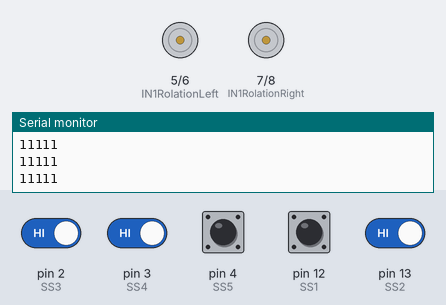
A sketch run on a simulated Arduino Uno, built with avr-gcc and run on an emulated ATmega328P. Parts: motor-driver pin pairs drawn as motors (green arrow = first pin HIGH = forward, orange = second pin HIGH = backward, longer = more drive, scaled by the enable pin), the last lines printed to the serial monitor. The inputs (shaded band) are chosen by the test bench; at power-on: pin 2 (SS3), pin 3 (SS4), pin 4 (SS5), pin 12 (SS1), pin 13 (SS2) HIGH.

Above: at 1.2 s.
1.3 s: pin 2 (SS3) driven LOW
At 2.4 s:
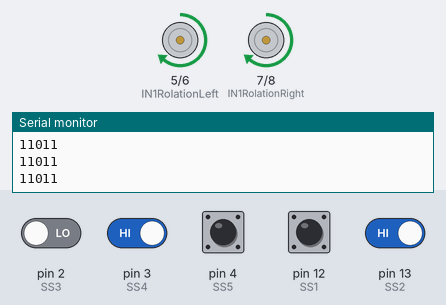
2.8 s: pin 2 (SS3) driven HIGH and pin 3 (SS4) driven LOW
At 3.5 s:
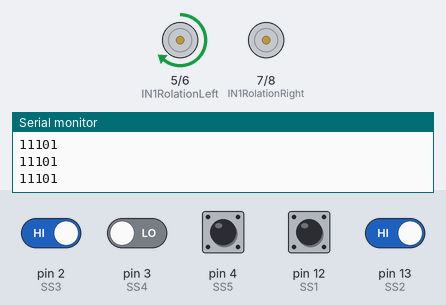
4.3 s: pin 3 (SS4) driven HIGH and pin 13 (SS2) driven LOW
At 4.7 s:
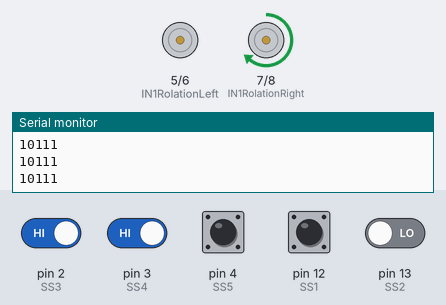
5.8 s: pin 3 (SS4) driven LOW
At 7.0 s:
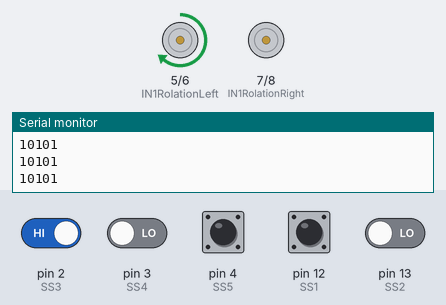
7.3 s: pin 3 (SS4) driven HIGH
At 8.1 s:
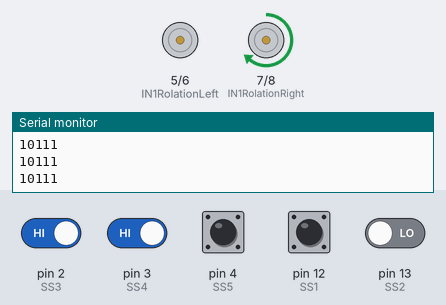
Timing chart, 0 to 9.8 s (numbered marks = the images above; inputs shaded):
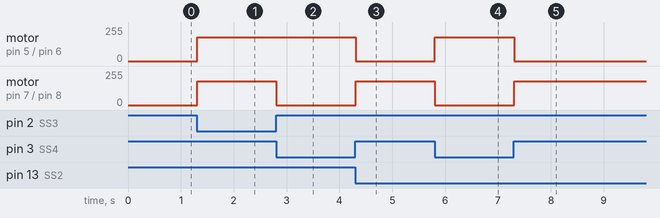

Measured:
- after the input at 1.3 s, motor on pin 5 (IN1RolationLeft) / pin 6 (IN2RolationLeft), motor on pin 7 (IN1RolationRight) / pin 8 (IN2RolationRight): stopped → forward 180/255 at once
- after the input at 2.8 s, motor on pin 7 (IN1RolationRight) / pin 8 (IN2RolationRight): forward 180/255 → stopped at once
- after the input at 4.3 s, motor on pin 5 (IN1RolationLeft) / pin 6 (IN2RolationLeft): forward 180/255 → stopped at once; motor on pin 7 (IN1RolationRight) / pin 8 (IN2RolationRight): stopped → forward 180/255 at once
- after the input at 5.8 s, motor on pin 5 (IN1RolationLeft) / pin 6 (IN2RolationLeft): stopped → forward 180/255 at once; motor on pin 7 (IN1RolationRight) / pin 8 (IN2RolationRight): forward 180/255 → stopped at once
- after the input at 7.3 s, motor on pin 5 (IN1RolationLeft) / pin 6 (IN2RolationLeft): forward 180/255 → stopped at once; motor on pin 7 (IN1RolationRight) / pin 8 (IN2RolationRight): stopped → forward 180/255 at once

The sketch:

code.ino
```cpp
/* Control of line following robot
connection
            pin12 SS1
            pin13 SS2
            pin2 SS3
            pin3 SS4
            pin4 SS5
            pin5 IN1
            pin6 IN2
            pin7 IN3
            pin8 IN4
            pin9 EnA left motor
            pin10 EnB right motor

left motor pin5 pin6
            H    L    Forward
            L    H    Backword
            L    L    Stop
right motor pin7 pin8
            H    L    Forward
            L    H    Backward
            L    L    Stop
*/
int SS1 = 12, SS2 = 13, SS3 = 2, SS4 = 3, SS5 = 4, IN1RolationLeft = 5, IN2RolationLeft = 6, IN1RolationRight = 7, IN2RolationRight = 8,
EnLeftMotor = 9, EnRightMotor = 10;

void setup()
{
  Serial.begin(9600);
  pinMode(SS1, INPUT);
  pinMode(SS2, INPUT);
  pinMode(SS3, INPUT);
  pinMode(SS4, INPUT);
  pinMode(SS5, INPUT);
  pinMode(IN1RolationLeft, OUTPUT);
  pinMode(IN2RolationLeft, OUTPUT);
  pinMode(IN1RolationRight, OUTPUT);
  pinMode(IN2RolationRight, OUTPUT);
  pinMode(EnLeftMotor, OUTPUT);
  pinMode(EnRightMotor, OUTPUT);

  digitalWrite(IN1RolationLeft, LOW);
  digitalWrite(IN2RolationLeft, LOW);
  digitalWrite(IN1RolationRight, LOW);
  digitalWrite(IN2RolationRight, LOW);
  digitalWrite(EnLeftMotor, LOW);
  digitalWrite(EnRightMotor, LOW);
}
void loop()
{
  int Sensor1 = digitalRead(SS1), Sensor2 = digitalRead(SS2), Sensor3 = digitalRead(SS3), Sensor4 = digitalRead(SS4),
            Sensor5 = digitalRead(SS5), pwm = 180;

  Serial.print(Sensor1);
  Serial.print(Sensor2);
  Serial.print(Sensor3);
  Serial.print(Sensor4);
  Serial.println(Sensor5);


  if(Sensor1 == LOW && Sensor2 == LOW && Sensor3 == LOW && Sensor4 == LOW && Sensor5 == LOW)
  {
    Stop();
  }
  else if(Sensor3 == LOW)
  {
    Forward(pwm);
  }
  else if(Sensor4 == LOW)
  {
    TurnRight(pwm);
  }
  else if(Sensor2 == LOW)
  {
    TurnLeft(pwm);
  }

}
void Forward(int speed)
{
  digitalWrite(IN1RolationLeft, HIGH);
  digitalWrite(IN2RolationLeft, LOW);
  analogWrite(EnLeftMotor, speed);

  digitalWrite(IN1RolationRight, HIGH);
  digitalWrite(IN2RolationRight, LOW);
  analogWrite(EnRightMotor, speed);

}
void Backward(int speed)
{
  digitalWrite(IN1RolationLeft, LOW);
  digitalWrite(IN2RolationLeft, HIGH);
  analogWrite(EnLeftMotor, speed);

  digitalWrite(IN1RolationRight, LOW);
  digitalWrite(IN2RolationRight, HIGH);
  analogWrite(EnRightMotor, speed);

}
void Stop()
{
   digitalWrite(IN1RolationLeft, LOW);
   digitalWrite(IN2RolationLeft, LOW);
   digitalWrite(IN1RolationRight, LOW);
   digitalWrite(IN2RolationRight, LOW);
}
void TurnLeft(int speed)
{
   digitalWrite(IN1RolationLeft, LOW);
   digitalWrite(IN2RolationLeft, LOW);
   analogWrite(EnLeftMotor, 0);

   digitalWrite(IN1RolationRight, HIGH);
   digitalWrite(IN2RolationRight, LOW);
   analogWrite(EnRightMotor, speed);
}

void TurnRight(int speed)
{
   digitalWrite(IN1RolationRight, LOW);
   digitalWrite(IN2RolationRight, LOW);
   analogWrite(EnRightMotor, 0);

   digitalWrite(IN1RolationLeft, HIGH);
   digitalWrite(IN2RolationLeft, LOW);
   analogWrite(EnLeftMotor, speed);
}
void RotateRight(int speed)
{
   digitalWrite(IN1RolationLeft, HIGH);
   digitalWrite(IN2RolationLeft, LOW);
   analogWrite(EnLeftMotor, speed);

   digitalWrite(IN1RolationRight, LOW);
   digitalWrite(IN2RolationRight, HIGH);
   analogWrite(EnRightMotor, speed);
}
void RotateLeft(int speed)
{
   digitalWrite(IN1RolationRight, HIGH);
   digitalWrite(IN2RolationRight, LOW);
   analogWrite(EnRightMotor, speed);

   digitalWrite(IN1RolationLeft, LOW);
   digitalWrite(IN2RolationLeft, HIGH);
   analogWrite(EnLeftMotor, speed);
}
void SpicialCase(int speed)
{
   RotateRight(speed);
   delay(2000);
   Forward(speed);
   delay(1000);
}
```
